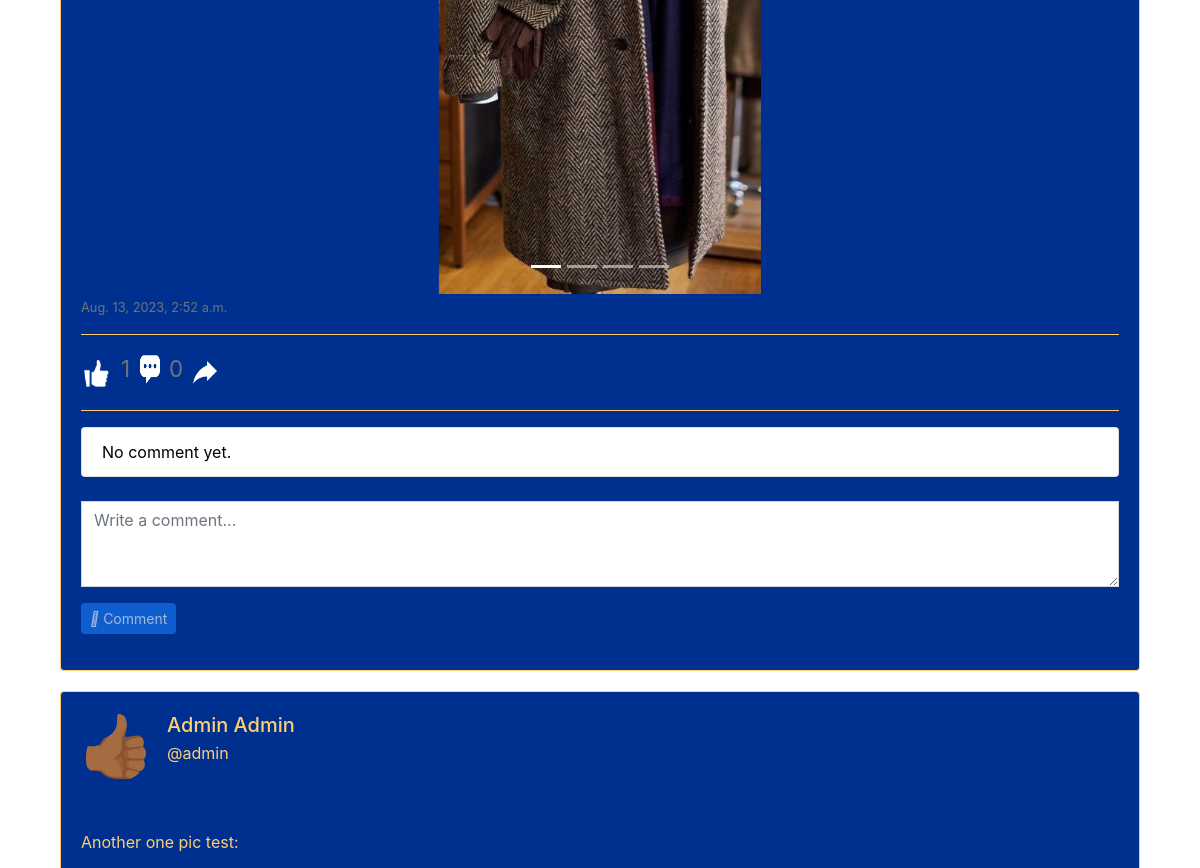
/groups/5/ (signed in, middle part), run on an earlier commit of the app's database.
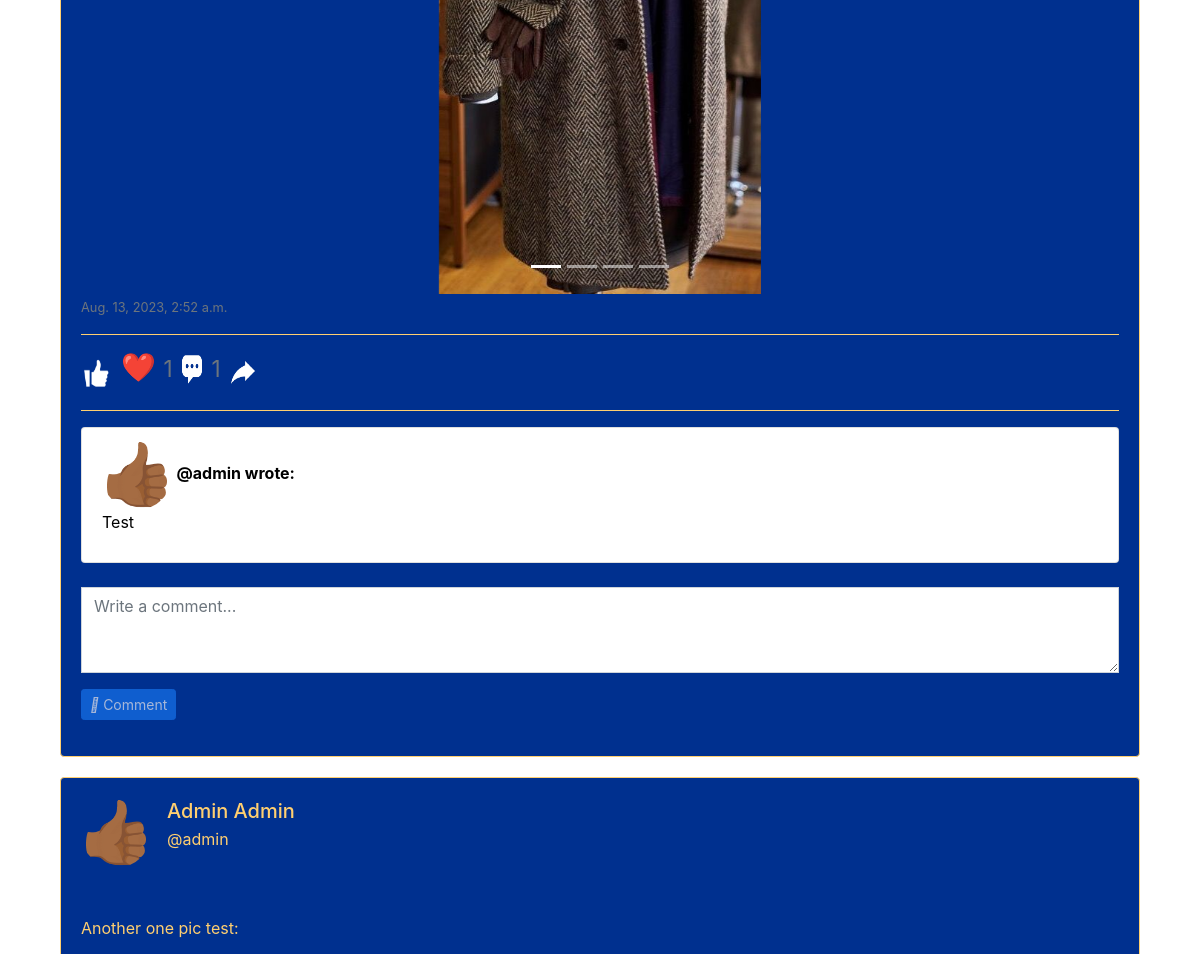
And on a later commit of the database.
### minsocial/models.py (models this page shows, shortened)
class GroupPostImage(models.Model):
    postContent = models.ForeignKey(GroupPost, on_delete=models.CASCADE, related_name="group_post_images")
    post_image = models.ImageField(upload_to='post_image/', null=True, blank=True)

class GroupPost(models.Model):
    group = models.ForeignKey(Group, on_delete=models.CASCADE, related_name="group_posts")
    user = models.ForeignKey(User, on_delete=models.CASCADE, blank=True, null=True, related_name="group_post_user")
    postContent = models.TextField(blank=True)
    timestamp = models.DateTimeField(auto_now_add=True)

class User(AbstractUser):
    profile_pics = models.ImageField(upload_to='profile_pics/', null=True, blank=True)
    phone_number = models.CharField(max_length=20, null=True, blank=True)
    about = models.TextField(null=True, blank=True)

class GroupComment(models.Model):
    author = models.ForeignKey(User, on_delete=models.CASCADE, blank=True, null=True, related_name="group_userComment")
    post = models.ForeignKey(GroupPost, on_delete=models.CASCADE, blank=True, null=True, related_name="group_postComment")
    message = models.CharField(max_length=10000)

### minsocial/views.py (the view)
# urls.py: path('groups/<int:group_id>/', views.group_detail, name='group_detail'),
@login_required
def group_detail(request, group_id):
    if not request.user.is_authenticated:
        return render(request, "network/error.html")
    user = request.user
    group = get_object_or_404(Group, pk=group_id)
    group_posts = GroupPost.objects.filter(group=group).order_by("-timestamp").select_related("user")
    paginator = Paginator(group_posts, 10)
    page_number = request.GET.get('page')
    page_group_posts = paginator.get_page(page_number)
    post_ids = group_posts.values_list('id', flat=True)
    comments = GroupComment.objects.filter(post__in=post_ids)
    profile_pics = user.profile_pics
    is_group_member = group.members.filter(id=user.id).exists()
    context = {
        "group": group,
        "group_posts": group_posts,
        "page_group_posts": page_group_posts,
        "profile_pics": profile_pics,
        "comments": comments,
        "group_id": group_id,
        "is_group_member": is_group_member,
    }
    return render(request, "network/group_detail.html", context)

### minsocial/templatetags/my_filters.py (called while the page is built)
@register.filter
def split_paragraphs(value):
    return value.split('\n')

### minsocial/templates/network/group_detail.html (shortened to what the changed rows need)
{% extends "network/layout.html" %}
{% load custom_tags %}
{% load my_filters %}
{% load static %}
{% block body %}
<div class="container">
    {% if user.is_authenticated %}
      {% if is_group_member %}
    <br>
    <div id="posts">
    {% for posts in page_group_posts %}
    <section>
      <div class="container">
        <div class="card">
          <div class="card-body">
            <div class="d-flex align-items-center">
              {% if posts.user.profile_pics %}
                <a href="{% url 'profile' user_id=posts.user.id %}">
                  <img src="{{ posts.user.profile_pics.url }}" class="rounded-circle" width="70" height="70">
                </a>
              {% else %}
                <a href="{% url 'profile' user_id=posts.user.id %}">
                  <img src="/media/post_image/hand.gif" class="rounded-circle" width="70" height="70">
                </a>
              {% endif %}
              <div class="ml-3">
                <h5 class="card-title mb-1">
                  <a class="card-title" style="text-decoration: none;" href="{% url 'profile' user_id=posts.user.id %}">{{posts.user.first_name}} {{posts.user.last_name}}</a>
                </h5>
                <p class="mb-0">
                  <p>@{{posts.user.username}}</p>
                </p>
              </div>
            </div>
            <br>
            <br>
            <div class="card-text" id="content_{{ posts.id }}">
              {% for paragraph in posts.postContent|split_paragraphs|slice:":5" %}
              <p>{{ paragraph|urlize }}</p>
            {% endfor %}
            {% if posts.group_post_images.all %}
            <div id="carouselExampleIndicators" class="carousel slide" data-ride="carousel">
              <ol class="carousel-indicators">
                {% for image in posts.group_post_images.all %}
                  <li data-target="#carouselExampleIndicators" data-slide-to="{{ forloop.counter0 }}" {% if forloop.first %}class="active"{% endif %}></li>
                {% endfor %}
              </ol>
              <div class="carousel-inner">
                {% for image in posts.group_post_images.all %}
                  <div class="carousel-item {% if forloop.first %}active{% endif %}">
                    <img class="d-block w-100" src="{{ image.post_image.url }}" alt="Post Image">
                  </div>
                {% endfor %}
              </div>
              <a class="carousel-control-prev" href="#carouselExampleIndicators" role="button" data-slide="prev">
              </a>
              <a class="carousel-control-next" href="#carouselExampleIndicators" role="button" data-slide="next">
              </a>
            </div>
            {% endif %}
          </div>
          <p class="card-text"><small class="text-muted">{{ posts.timestamp }}</small></p>
          {% include 'network/group_likes.html' %}
          <hr style="border-color: #FFCF70;">
          <ul class="list-group">
            {% for comment in posts.group_postComment.all %}
              <li class="list-group-item">
                {% if comment.author.profile_pics %}
                  <a href="{% url 'profile' user_id=comment.author.id %}">
                    <img src="{{ comment.author.profile_pics.url }}" class="rounded-circle" width="70" height="70">
                  </a>
                {% else %}
                  <a href="{% url 'profile' user_id=comment.author.id %}">
                    <img src="/media/post_image/hand.gif" class="rounded-circle" width="70" height="70">
                  </a>
                {% endif %}
                <strong><a href="{% url 'profile' user_id=comment.author.id %}" style="color: black;">@{{ comment.author.username }}</a> <span style="color: black;"> wrote:</span></strong>
                <div class="card-text" id="content_{{ comment.id }}">
                  {% for paragraph in comment.message|split_paragraphs %}
                    <p style="color: black;">{{ paragraph|urlize }}</p>
                  {% endfor %}
                </div>
              </li>
            {% empty %}
              <li class="list-group-item " style="color: black;">No comment yet.</li>
            {% endfor %}
          </ul>
          <br>
          <form action="{% url 'group_addComment' post_id=posts.id %}" method="POST">
            <div class="form-group">
              <span class="comment-field">
                <textarea type="text" id="new-comment" name="newComment" class="form-control rounded-0 shadow-none" rows="3" placeholder="Write a comment..."></textarea>
              </span>
            </div>
            <div class="form-group">
              <span class="btn-comment">
                <button type="submit" class="btn btn-primary btn-sm" style="background-color: #1877f2; border-color: #1877f2;" id="comment-btn">
                  <i class="fas fa-paper-plane"></i> Comment
                </button>
              </span>
            </div>
          </form>
        </div>
      </div>
    </div>
    </section>
  {% endfor %}
  {% else %}
  <div style="display: flex; flex-direction: column; align-items: center; justify-content: center; height: 100vh;">
    <a href="{% url 'join_group' group_id=group.id %}" class="btn btn-primary ml-2">Join Group to get involved</a>
</div>
      {% endif %}
    {% endif %}
    </div>
    {% include "network/share.html" %}
{% endblock %}

### minsocial/templates/network/group_likes.html (shortened to what this page needs)
{% load custom_tags %}
{% load my_filters %}
{% load static %}
<hr style="border-color: #FFCF70;">
<div class="img-fluid react_space" id="react_space">
    <div class="horizontal-container">
      <div class="">
        <button class="like-btn" data-post-id="{{ posts.id }}" style="background: none; border: none; padding: 0; width: 30px; height: 40px;">
          <img src="/media/post_image/white.png" width="100%" height="100%" alt="reaction-button" title="reaction">
        </button>
      </div>
  {% with total_count=posts.group_postLove.count|add:posts.group_postHaha.count|add:posts.group_postSad.count|add:posts.group_postShock.count|add:posts.group_post_like.count %}
  <h3 onclick="opensModal('{{ posts.id }}')">
    {% if posts.group_postLove.count > 0 %}
      ❤️
    {% endif %}
    <small class="text-muted" style="color: #FFCF70;">{{ total_count }}</small>
    <button style="background: none; border: none; padding: 0; width: 24px; height: 35px;">
      <img src="/media/post_image/comments.png" width="100%" height="100%" alt="Comment" title="Comment">
    </button>
     <small class="text-muted">{{ posts.group_postComment.count }}</small>
  </h3>
  <button style="background: none; border: none; padding: 0; width: 24px; height: 35px;" onclick="shareFile('https:\//mintechy.pythonanywhere.com/group_post_content/{{ posts.id }}')">
    <img src="/media/post_image/shh.png" width="100%" height="100%" alt="Share" title="Share">
  </button>
{% endwith %}
    </div>

What changed in the data, as far as the page shows it:
computed for GroupPost "Aug. 13, 2023, 2:52 a.m.": group_postComment.count "0" → "1"; text "No comment yet." → "❤️"
added GroupComment: author.username "admin", message "Test", shown under GroupPost "Aug. 13, 2023, 2:52 a.m."
